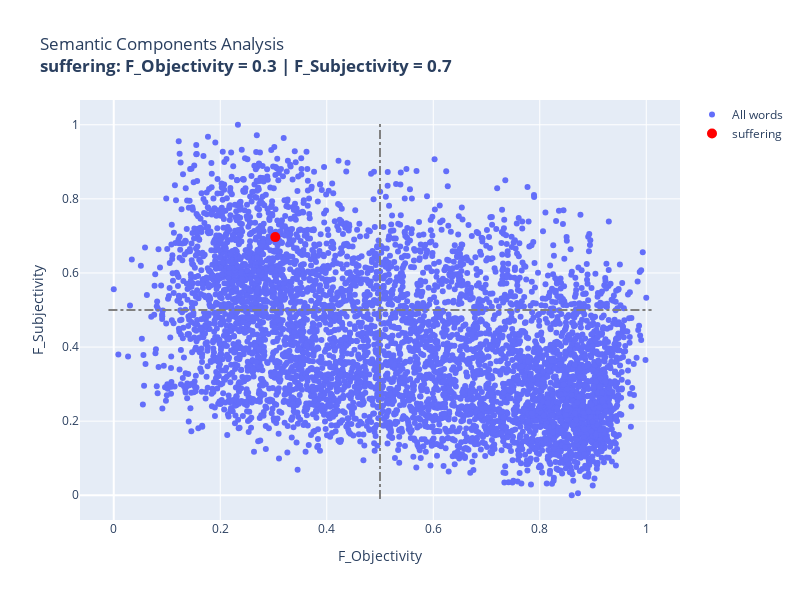

Notebook cell for this chart:
### Code cell
teste = plotly_semantics3('suffering')

### Figure 1 — Plotly figure (JSON) as saved in the notebook; plotly's stock layout.template omitted (floating-point values rounded to 4 significant figures; data arrays with more than 128 entries replaced by an {"elided": "..."} marker saying what was removed)
{"data": [{"hovertemplate": {"elided": "5553 str values"}, "mode": "markers", "name": "All words", "type": "scatter", "x": {"elided": "5553 float values"}, "y": {"elided": "5553 float values"}}, {"marker": {"color": "red", "size": 10}, "mode": "markers", "name": "suffering", "type": "scatter", "x": [0.3033], "y": [0.6968]}], "layout": {"height": 600, "shapes": [{"line": {"color": "gray", "dash": "dashdot", "width": 2}, "type": "line", "x0": 0.5, "x1": 0.5, "xref": "x", "y0": -0.01, "y1": 1.01, "yref": "y"}, {"line": {"color": "gray", "dash": "dashdot", "width": 2}, "type": "line", "x0": -0.01, "x1": 1.01, "xref": "x", "y0": 0.5, "y1": 0.5, "yref": "y"}], "title": {"text": "Semantic Components Analysis<br><b>suffering: F_Objectivity = 0.3 | F_Subjectivity = 0.7</b>"}, "width": 800, "xaxis": {"title": {"text": "F_Objectivity"}}, "yaxis": {"title": {"text": "F_Subjectivity"}}}}
